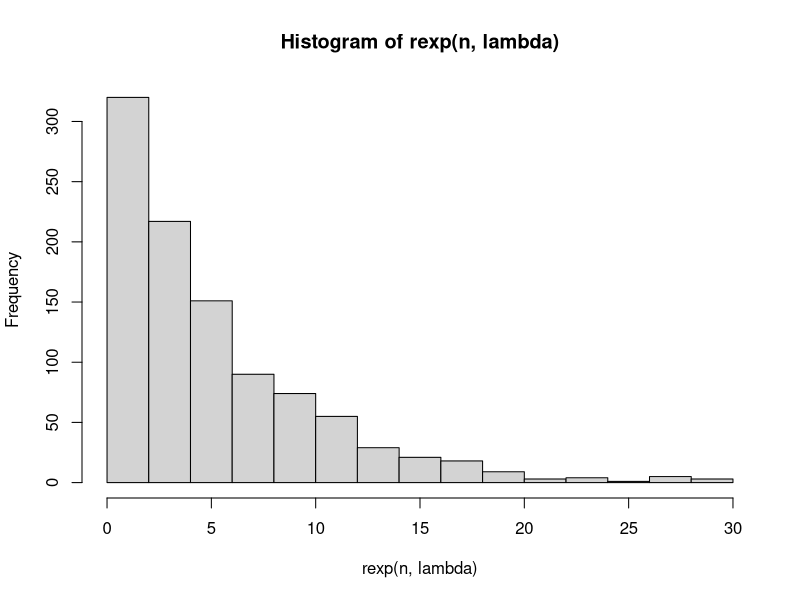
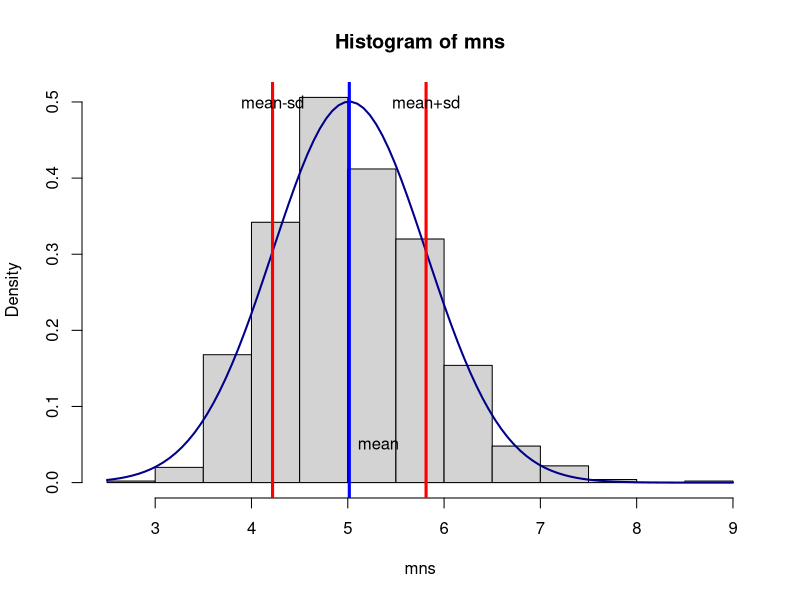
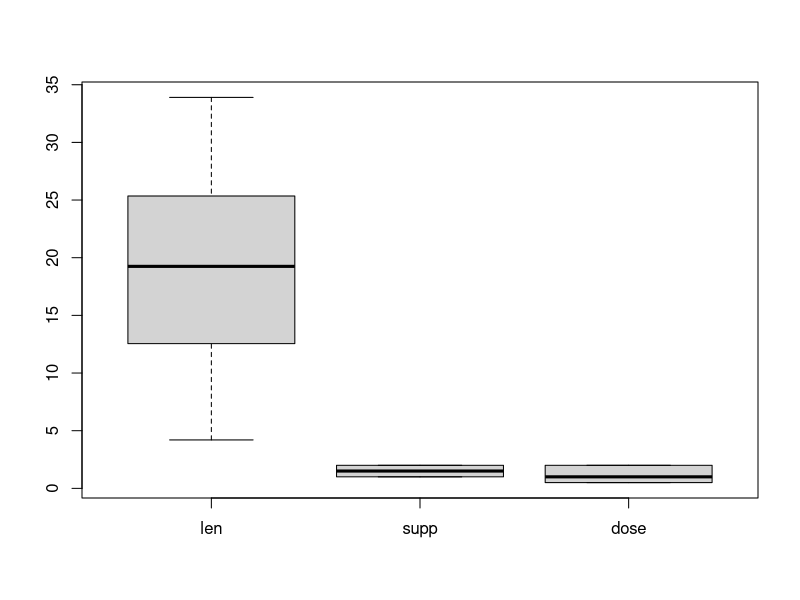
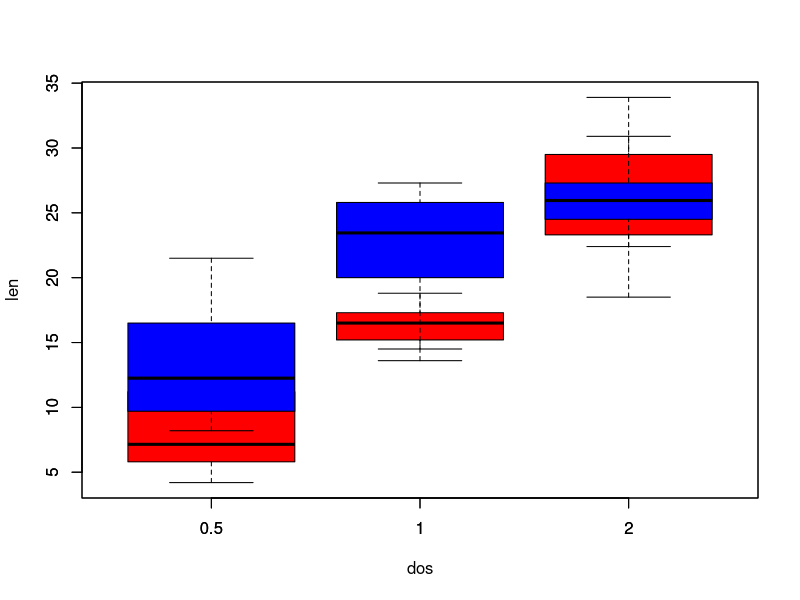

R code for these plots, in order:
## ---- chunk 1
knitr::opts_chunk$set(echo = TRUE)
## ---- chunk 2
    lambda = 0.2
    n = 1000
    hist(rexp(n,lambda))
## ---- chunk 3
    mns <- NULL
    for (i in 1:1000){
      mns <- c(mns,mean(rexp(40,lambda)))
    }
    mn <- mean(mns)
    sd <- sd(mns)
    
    hist(mns,freq = FALSE)
    curve(dnorm(x,mean=mn,sd=sd),col="darkblue", lwd=2, add=TRUE)
    abline(v = mn, col="blue", lwd=3)
    text(mn+0.3,0.05,"mean")
    abline(v = mn-sd, col="red", lwd=3)
    text(mn-sd,0.5,"mean-sd")
    abline(v = mn+sd, col="red", lwd=3)
    text(mn+sd,0.5,"mean+sd")
## ---- chunk 4
    #library(ggplot2)
    #mns_data <- as.data.frame(mns)
    #p<-ggplot(data=mns_data, aes(x=mns)) + 
    #geom_histogram(color="black", fill="red",binwidth = 0.5)
    #p + geom_vline(size=3,color="blue",xintercept = mean(mns))
## ---- chunk 5
   mean(mns)
## ---- chunk 6
  var(mns)
  sd(mns)
## ---- chunk 7
  summary(ToothGrowth)
  boxplot(ToothGrowth)
## ---- chunk 8
  vc <- ToothGrowth[ToothGrowth$supp =='VC',]
  boxplot(vc$len~vc$dos,col='red',xlab = 'dos',ylab='len')
  oj <- ToothGrowth[ToothGrowth$supp =='OJ',]
  boxplot(oj$len~oj$dos,col='blue',add = TRUE)
  #hist(vc$len~vc$dos,col='red')
